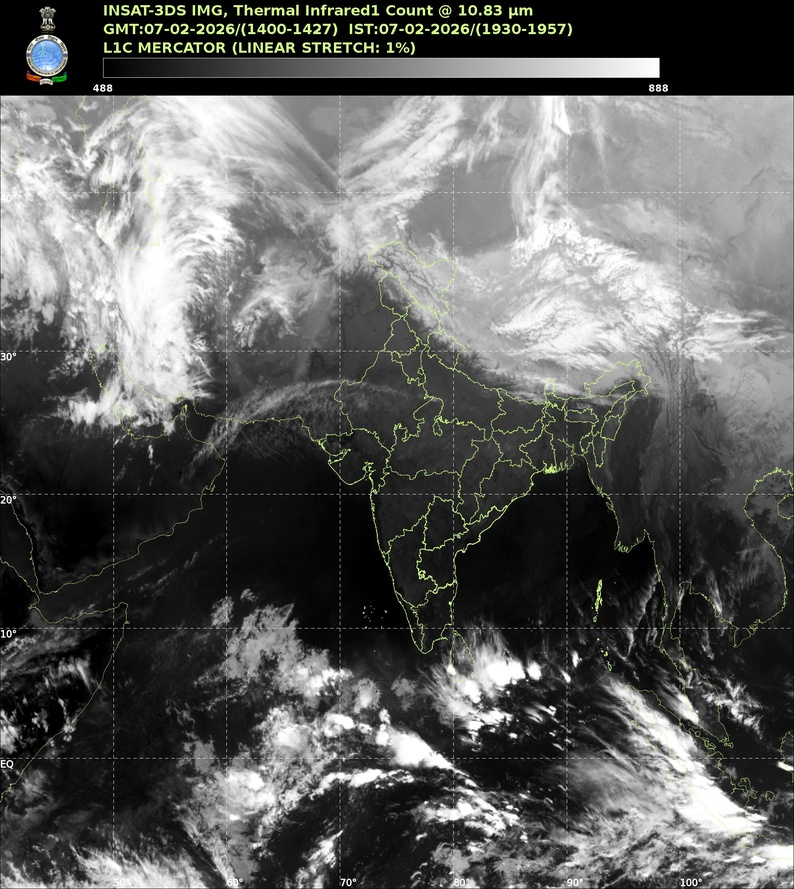
#> input picture 3Dasiasec_ir1.jpg, 794 x 889 px, shrunk from 2002 x 2242 before the run
$ python rainfall_analysis_model_b.py
#> lines starting #> are read from the running program, lines starting #| are printed output that depends on the picture; after the words box and inside, x2 and y2 are one past the last pixel; in counts of white or black regions, pixels touching at a corner belong together
"""
Satellite Image Rainfall Prediction Analysis
Analyzes INSAT-3DS thermal infrared imagery to identify potential rainfall regions.
"""

import numpy as np
from PIL import Image
import matplotlib.pyplot as plt
import matplotlib.patches as mpatches

def load_and_preprocess(image_path):
    """Load satellite image and convert to grayscale."""
    img = Image.open(image_path)
    img_array = np.array(img)

    if len(img_array.shape) == 3:
        gray = np.mean(img_array, axis=2)
    else:
        gray = img_array

    return img, img_array, gray

def define_geographic_bounds(img_shape):
    """
    Define geographic bounds based on the image.
    Image covers approximately: 50°E to 105°E longitude, -5°S to 45°N latitude
    """
    header_height = 80
    height, width = img_shape[0] - header_height, img_shape[1]

    lon_min, lon_max = 50, 105
    lat_min, lat_max = -5, 45

    return {
        'header_height': header_height,
        'lon_range': (lon_min, lon_max),
        'lat_range': (lat_min, lat_max),
        'pixels_per_degree_lon': width / (lon_max - lon_min),
        'pixels_per_degree_lat': height / (lat_max - lat_min)
    }

def pixel_to_coords(x, y, bounds):
    """Convert pixel coordinates to geographic coordinates."""
    lon = bounds['lon_range'][0] + x / bounds['pixels_per_degree_lon']
    lat = bounds['lat_range'][1] - (y - bounds['header_height']) / bounds['pixels_per_degree_lat']
    return lat, lon

def coords_to_pixel(lat, lon, bounds):
    """Convert geographic coordinates to pixel coordinates."""
    x = (lon - bounds['lon_range'][0]) * bounds['pixels_per_degree_lon']
    y = bounds['header_height'] + (bounds['lat_range'][1] - lat) * bounds['pixels_per_degree_lat']
    return int(x), int(y)

def analyze_cloud_cover(gray, bounds, threshold_high=180, threshold_medium=140):
    """
    Analyze cloud cover from grayscale image.
    In thermal IR, bright (white) = cold cloud tops = deep convective clouds = rain potential
    """
    data_region = gray[bounds['header_height']:, :]

    high_cloud_mask = data_region > threshold_high
    medium_cloud_mask = (data_region > threshold_medium) & (data_region <= threshold_high)

    stats = {
        'high_cloud_percent': np.sum(high_cloud_mask) / data_region.size * 100,
        'medium_cloud_percent': np.sum(medium_cloud_mask) / data_region.size * 100,
        'mean_brightness': np.mean(data_region),
        'high_cloud_mask': high_cloud_mask,
        'medium_cloud_mask': medium_cloud_mask
    }

    return stats

def identify_rain_regions(gray, bounds):
    """Identify specific geographic regions with potential rainfall."""

    regions = {
        'Northern India (Western Disturbance)': {
            'lat_range': (28, 40),
            'lon_range': (70, 95),
            'description': 'J&K, Himachal, Uttarakhand, Punjab'
        },
        'Arabian Sea (Southwest)': {
            'lat_range': (5, 15),
            'lon_range': (55, 72),
            'description': 'Kerala coast, Lakshadweep'
        },
        'Bay of Bengal (East)': {
            'lat_range': (10, 22),
            'lon_range': (85, 100),
            'description': 'Andaman Islands, Coastal Odisha/Andhra'
        },
        'Southern Indian Ocean': {
            'lat_range': (-5, 5),
            'lon_range': (70, 95),
            'description': 'Sri Lanka, Southern Tamil Nadu'
        },
        'Central India': {
            'lat_range': (18, 26),
            'lon_range': (74, 84),
            'description': 'Maharashtra, MP, Chhattisgarh'
        },
        'Western Rajasthan': {
            'lat_range': (24, 30),
            'lon_range': (68, 76),
            'description': 'Rajasthan desert region'
        }
    }

    results = []

    for region_name, region_data in regions.items():
        lat_min, lat_max = region_data['lat_range']
        lon_min, lon_max = region_data['lon_range']

        x1, y1 = coords_to_pixel(lat_max, lon_min, bounds)
        x2, y2 = coords_to_pixel(lat_min, lon_max, bounds)

        x1, x2 = max(0, x1), min(gray.shape[1], x2)
        y1, y2 = max(bounds['header_height'], y1), min(gray.shape[0], y2)

        if x2 > x1 and y2 > y1:
            region_pixels = gray[y1:y2, x1:x2]

            high_cloud_pct = np.sum(region_pixels > 180) / region_pixels.size * 100
            medium_cloud_pct = np.sum((region_pixels > 140) & (region_pixels <= 180)) / region_pixels.size * 100
            mean_brightness = np.mean(region_pixels)

            if high_cloud_pct > 30:
                rain_likelihood = 'HIGH'
            elif high_cloud_pct > 15 or (high_cloud_pct + medium_cloud_pct) > 40:
                rain_likelihood = 'MODERATE'
            elif high_cloud_pct > 5 or medium_cloud_pct > 20:
                rain_likelihood = 'LOW'
            else:
                rain_likelihood = 'UNLIKELY'

            results.append({
                'region': region_name,
                'description': region_data['description'],
                'high_cloud_pct': high_cloud_pct,
                'medium_cloud_pct': medium_cloud_pct,
                'mean_brightness': mean_brightness,
                'rain_likelihood': rain_likelihood,
                'bounds': (x1, y1, x2, y2)
            })

    return results

def create_visualization(img_array, gray, bounds, region_results, output_path):
    """Create visualization with rainfall regions marked."""

    fig, axes = plt.subplots(1, 2, figsize=(16, 10))

    # Original image
    axes[0].imshow(img_array)
    axes[0].set_title('Original Satellite Image\nINSAT-3DS Thermal IR @ 10.83 μm', fontsize=12)
    axes[0].axis('off')

    # Analyzed image with regions
    axes[1].imshow(img_array)

    colors = {
        'HIGH': 'red',
        'MODERATE': 'orange',
        'LOW': 'yellow',
        'UNLIKELY': 'green'
    }

    for result in region_results:
        x1, y1, x2, y2 = result['bounds']
        color = colors[result['rain_likelihood']]

        rect = mpatches.Rectangle(
            (x1, y1), x2-x1, y2-y1,
            linewidth=2, edgecolor=color, facecolor='none',
            linestyle='--'
        )
        axes[1].add_patch(rect)

        label = f"{result['region'].split('(')[0].strip()}\n{result['rain_likelihood']}"
        axes[1].text(
            x1 + 5, y1 + 30, label,
            color='white', fontsize=7, fontweight='bold',
            bbox=dict(boxstyle='round', facecolor=color, alpha=0.7)
        )

    legend_patches = [
        mpatches.Patch(color='red', label='HIGH rainfall probability'),
        mpatches.Patch(color='orange', label='MODERATE rainfall probability'),
        mpatches.Patch(color='yellow', label='LOW rainfall probability'),
        mpatches.Patch(color='green', label='UNLIKELY to rain')
    ]
    axes[1].legend(handles=legend_patches, loc='lower right', fontsize=9)
    axes[1].set_title('Rainfall Probability Analysis', fontsize=12)
    axes[1].axis('off')

    plt.tight_layout()
    plt.savefig(output_path, dpi=150, bbox_inches='tight')
    plt.close()

    print(f"Visualization saved to: {output_path}")

def print_report(region_results, cloud_stats):
    """Print analysis report."""

    print("=" * 70)
    print("SATELLITE IMAGE RAINFALL ANALYSIS REPORT")
    print("INSAT-3DS Thermal Infrared @ 10.83 μm")
    print("=" * 70)

    print(f"\nOVERALL CLOUD STATISTICS:")
    print(f"  Dense cloud cover (>180 brightness): {cloud_stats['high_cloud_percent']:.1f}%")
    print(f"  Medium cloud cover (140-180):        {cloud_stats['medium_cloud_percent']:.1f}%")
    print(f"  Mean brightness:                     {cloud_stats['mean_brightness']:.1f}")

    print("\n" + "-" * 70)
    print("REGIONAL RAINFALL ANALYSIS:")
    print("-" * 70)

    sorted_results = sorted(region_results,
                           key=lambda x: {'HIGH': 0, 'MODERATE': 1, 'LOW': 2, 'UNLIKELY': 3}[x['rain_likelihood']])

    for result in sorted_results:
        print(f"\n{result['region']}")
        print(f"  Areas: {result['description']}")
        print(f"  Dense clouds: {result['high_cloud_pct']:.1f}% | Medium clouds: {result['medium_cloud_pct']:.1f}%")
        print(f"  >>> RAINFALL LIKELIHOOD: {result['rain_likelihood']}")

    print("\n" + "=" * 70)
    print("SUMMARY:")
    print("=" * 70)

    high_rain = [r['region'] for r in sorted_results if r['rain_likelihood'] == 'HIGH']
    moderate_rain = [r['region'] for r in sorted_results if r['rain_likelihood'] == 'MODERATE']

    if high_rain:
        print(f"\nHIGH probability of rain in:")
        for r in high_rain:
            print(f"  - {r}")

    if moderate_rain:
        print(f"\nMODERATE probability of rain in:")
        for r in moderate_rain:
            print(f"  - {r}")

    dry_regions = [r['region'] for r in sorted_results if r['rain_likelihood'] == 'UNLIKELY']
    if dry_regions:
        print(f"\nLikely to remain DRY:")
        for r in dry_regions:
            print(f"  - {r}")

def main(image_path, output_path='rainfall_analysis_output.png'):
    """Main analysis function."""

    print(f"Loading image: {image_path}")
    img, img_array, gray = load_and_preprocess(image_path)
#> in load_and_preprocess, img is the input picture: PIL image 794x889 RGB; mean R, G, B 96, 96.6, 95.1

    bounds = define_geographic_bounds(gray.shape)

    cloud_stats = analyze_cloud_cover(gray, bounds)
#> in analyze_cloud_cover, `data_region = gray[bounds['header_height']:, :]`:
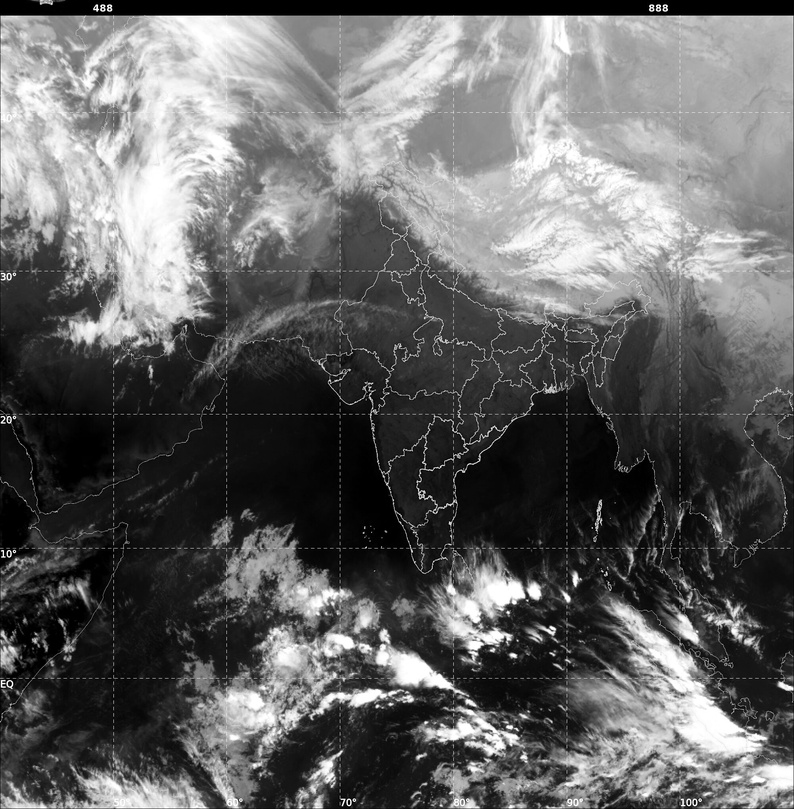
#> data_region: shape (809, 794) float64; min 0, max 255, mean 100.9
#> in analyze_cloud_cover, `high_cloud_mask = data_region > threshold_high`:
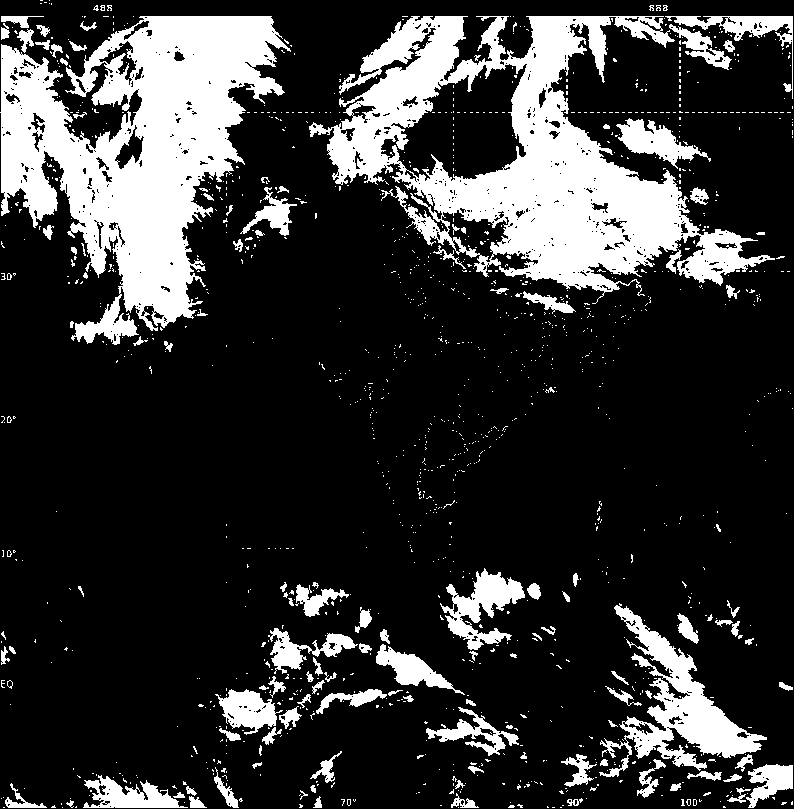
#> high_cloud_mask: shape (809, 794) bool; 20.8% white; 1341 white regions (1215 under 20 px), largest, box (x1, y1, x2, y2) and area: (309, 16, 775, 304) 47783, (0, 16, 291, 345) 46238, (599, 603, 767, 777) 8123
#> in analyze_cloud_cover, `medium_cloud_mask = (data_region > threshold_medium) & (data_region <=..`:
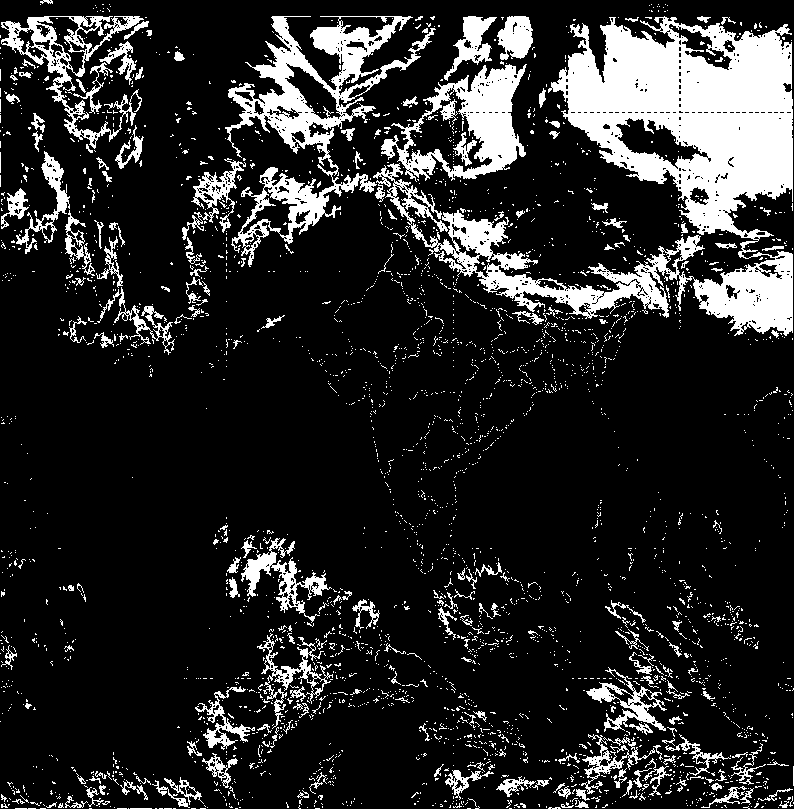
#> medium_cloud_mask: shape (809, 794) bool; 16.1% white; 3179 white regions (2968 under 20 px), largest, box (x1, y1, x2, y2) and area: (373, 16, 793, 336) 45183, (225, 16, 436, 267) 12197, (381, 64, 527, 182) 6437
#> cloud_stats = 5 items

    region_results = identify_rain_regions(gray, bounds)
#> the loop in identify_rain_regions, `for region_name, region_data in regions.items():` made 6 passes
#> (high_cloud_pct, medium_cloud_pct, mean_brightness) on passes 1 to 6: (46.73, 31.68, 171.7), (2.32, 6.51, 46.04), (0.356, 0.792, 28.89), (13.79, 11.45, 88.69), (0.716, 2.41, 52.23), (0.0267, 1.67, 76.63)
#> pass 1, in identify_rain_regions, `region_pixels = gray[y1:y2, x1:x2]`:
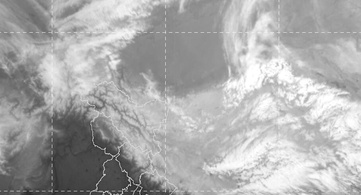
#> region_pixels: shape (195, 361) float64; min 29.33, max 255, mean 171.7
#> pass 3, in identify_rain_regions, `region_pixels = gray[y1:y2, x1:x2]`:
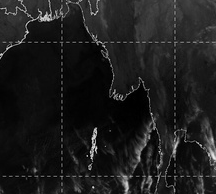
#> region_pixels: shape (194, 216) float64; min 0, max 232.3, mean 28.9
#> after the loop in identify_rain_regions, `for region_name, region_data in regions.items():`:
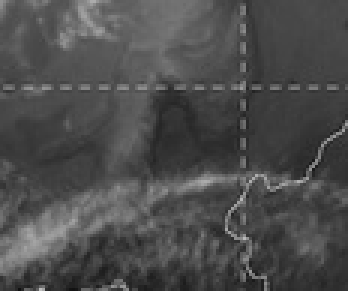
#> region_pixels: shape (97, 116) float64 (shown 3 times larger); min 17.33, max 188, mean 76.6
#> after the loop in identify_rain_regions, `for region_name, region_data in regions.items():`: results = 6 items
#> region_results = 6 items

    print_report(region_results, cloud_stats)
#|   Dense cloud cover (>180 brightness): 20.8%
#|   Medium cloud cover (140-180):        16.1%
#|   Mean brightness:                     100.9
#> the loop in print_report, `for result in sorted_results:` made 6 passes
#> (printed output is left out)
#> in print_report, `high_rain = [r['region'] for r in sorted_results if r['rain_likelihood..`: high_rain = ['Northern India (Western Disturbance)']
#> in print_report, `moderate_rain = [r['region'] for r in sorted_results if r['rain_likeli..`: moderate_rain = []
#> the loop in print_report, `for r in high_rain:` made 1 pass
#|   - Northern India (Western Disturbance)
#> in print_report, `dry_regions = [r['region'] for r in sorted_results if r['rain_likeliho..`: dry_regions = ['Arabian Sea (Southwest)', 'Bay of Bengal (East)', 'Central India', 'Western Rajasthan']
#> the loop in print_report, `for r in dry_regions:` made 4 passes
#|   - Arabian Sea (Southwest)
#|   - Bay of Bengal (East)
#|   - Central India
#|   - Western Rajasthan

    create_visualization(img_array, gray, bounds, region_results, output_path)
#> the loop in create_visualization, `for result in region_results:` made 6 passes
#> (x1, y1, x2, y2, color) on passes 1 to 6: (288, 160, 649, 355, 'red'), (72, 565, 317, 727, 'green'), (505, 452, 721, 646, 'green'), (288, 727, 649, 889, 'yellow'), (346, 387, 490, 516, 'green'), (259, 322, 375, 419, 'green')
#> in create_visualization, `plt.savefig(output_path, dpi=150, bbox_inches='tight')`:
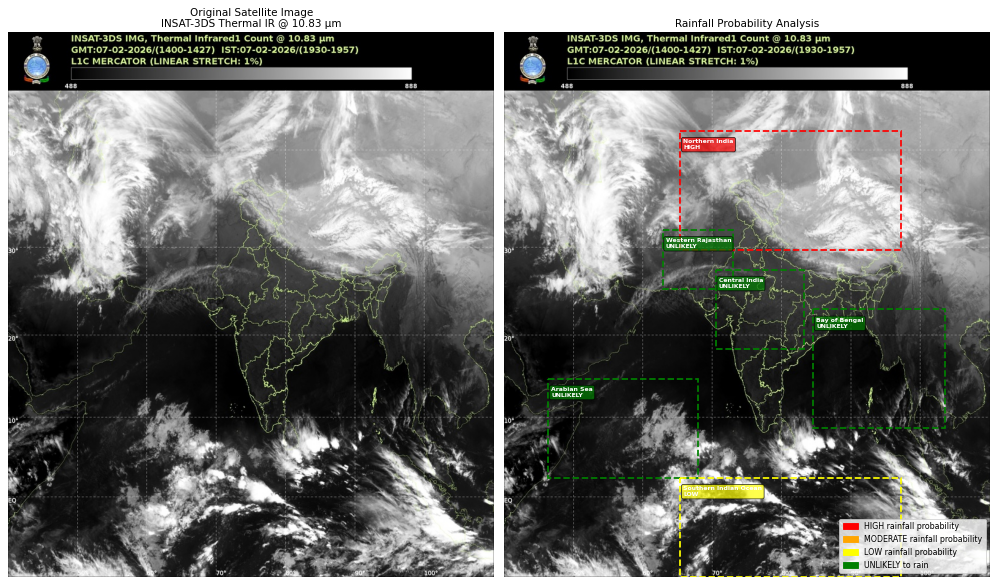
#> figure drawn by matplotlib, 2 panels

    return region_results, cloud_stats

if __name__ == "__main__":
    results, stats = main(
        image_path="3Dasiasec_ir1.jpg",
        output_path="rainfall_analysis_output.png"
    )
#> results = 6 items; stats = 5 items
